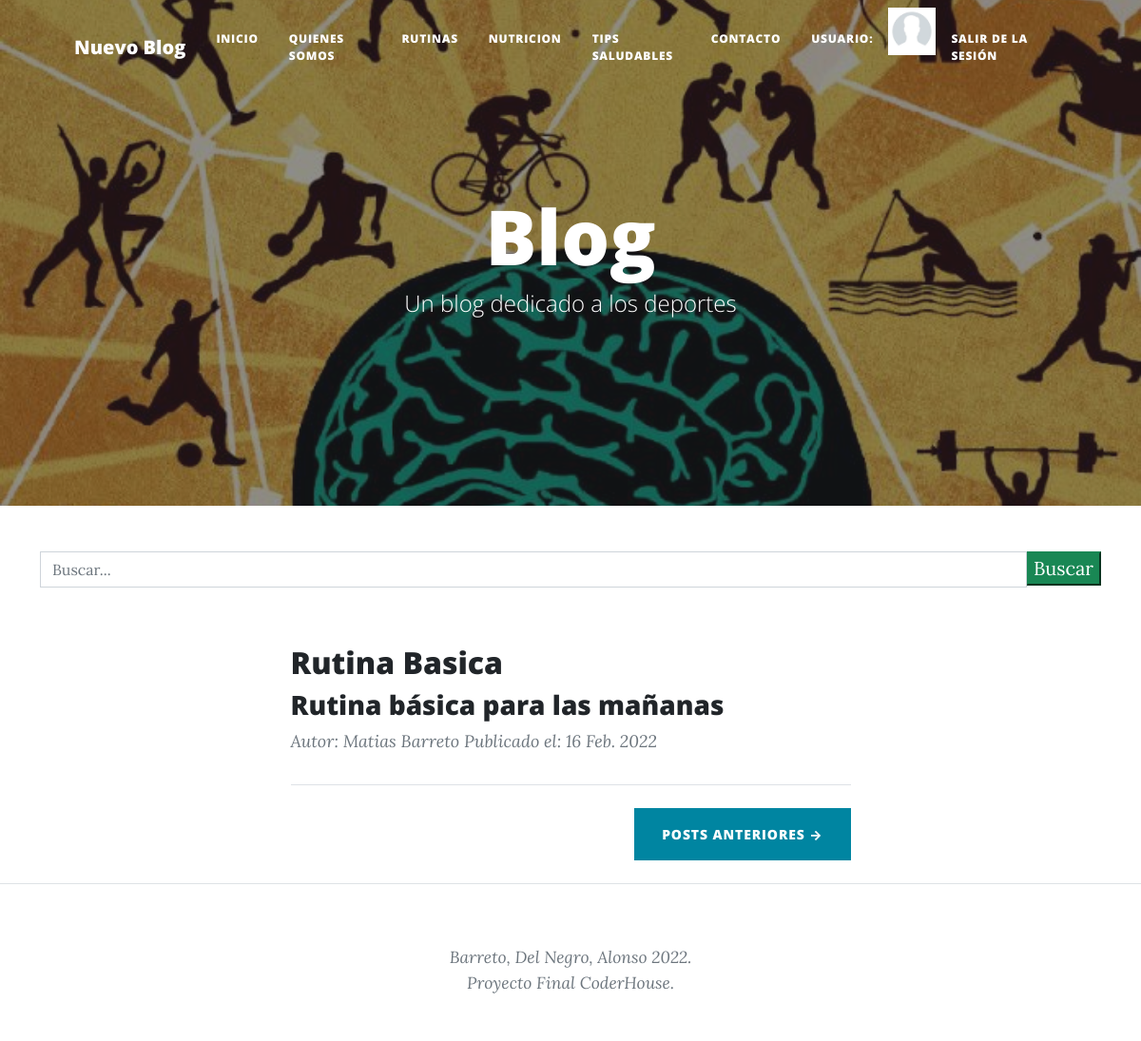
/, run on an earlier commit of the app's database.
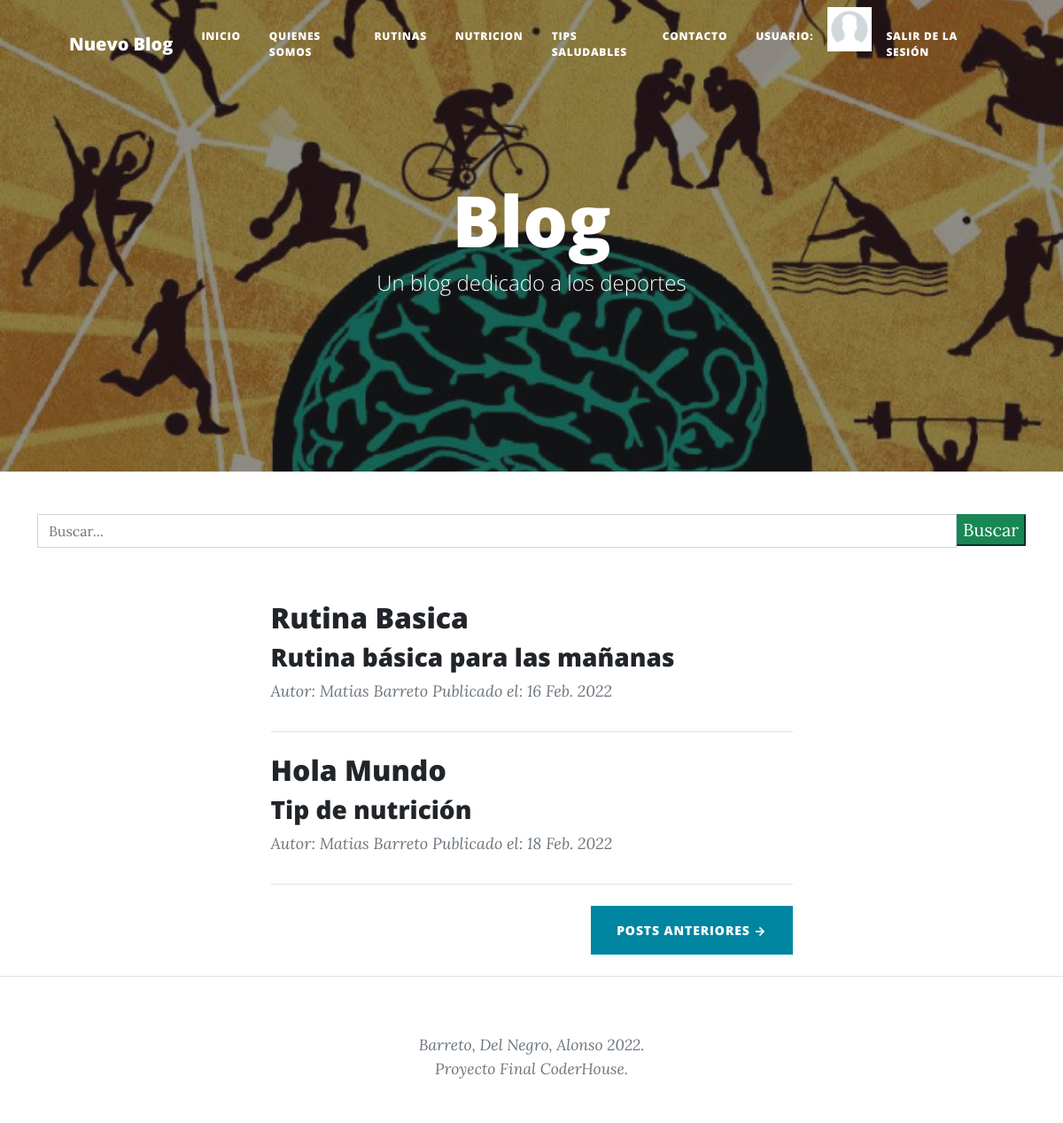
And on a later commit of the database.
### app_blog/models.py (models this page shows, shortened)
class Post(Model):
    id = models.AutoField(primary_key = True)
    titulo = models.CharField('Título', max_length = 100, blank = False, null = False)
    autor = models.ForeignKey(Autor, on_delete = models.CASCADE)
    categoria = models.ForeignKey(Categoria, on_delete=models.CASCADE)
    descripcion = models.CharField('Descripción', max_length=255, blank=False, null=False)
    contenido = RichTextField()
    imagen = models.URLField('Imagen', max_length=255, blank=False, null=False)
    slug = models.SlugField('Slug', max_length = 100, blank = False, null = False)
    estado = models.BooleanField('Publicado/No Publicado', default = True)
    fecha_creacion = models.DateField('Fecha de Creación', auto_now = False, auto_now_add = True)
    class Meta:
        verbose_name = 'Post'
        verbose_name_plural = "Posts"

class Autor(Model):
    id = models.AutoField(primary_key = True)
    nombre = models.CharField('Nombre', max_length = 255, null = False, blank = False)
    apellido = models.CharField('Apellido', max_length = 255, null = False, blank = False)
    twitter = models.URLField('Twitter', null = True, blank = True)
    web = models.URLField('Web Site', null = True, blank = True)
    email = models.EmailField ('E-mail', null = False, blank = False)
    estado = models.BooleanField('Autor Activo/Autor Inactivo', default = True)
    fecha_creacion = models.DateField('Fecha de Creación', auto_now = False, auto_now_add = True)
    class Meta:
        verbose_name = 'Autor'
        verbose_name_plural = 'Autores'
    def __str__(self):
        return f'Autor: {self.nombre} {self.apellido}'

### app_blog/views.py (the view)
# urls.py: path('', home, name = 'index'),
def home(request):
    post = Post.objects.filter(estado = True)
    queryset = request.GET.get("buscar")
    if queryset:
        post = Post.objects.filter(
            Q(titulo__icontains = queryset) |
            Q(descripcion__icontains=queryset)
        ).distinct()
        return render(request, "posteos.html", {"poste": post, "query": queryset})
    avatares = Avatar.objects.filter(user=request.user.id)
    if avatares:
        avatar_url = avatares.last().imagen.url
    else:
        avatar_url = ''
    return render(request, 'index.html', {'avatar_url': avatar_url, 'post': post})

### templates/index.html (shortened to what this page needs)
{% extends "padre.html" %}
{% load static %}
{% block titulos_secciones %}
Blog
{% endblock titulos_secciones %}
{% block imagen_header %}
{% static 'app_blog/assets/img/index.jpg' %}
{% endblock imagen_header %}

### templates/padre.html (shortened to what this page needs)
<!DOCTYPE html>
<html lang="es">
{% load static %}
    <head>
        <link href="{% static 'app_blog/css/styles.css' %}" rel="stylesheet" />
    </head>
    <body>
        <nav class="navbar navbar-expand-lg navbar-light" id="mainNav">
            <div class="container px-4 px-lg-5">
                <a class="navbar-brand" href="{% url 'index' %}">Nuevo Blog</a>
                <div class="collapse navbar-collapse" id="navbarResponsive">
                    <ul class="navbar-nav ms-auto py-4 py-lg-0">
                        <li class="nav-item"><a class="nav-link px-lg-3 py-3 py-lg-4" href="{% url 'index' %}">Inicio</a></li>
                        <li class="nav-item"><a class="nav-link px-lg-3 py-3 py-lg-4" href="{% url 'about' %}">Quienes somos</a></li>
                        <li class="nav-item"><a class="nav-link px-lg-3 py-3 py-lg-4" href="{% url 'rutinas' %}">Rutinas</a></li>
                        <li class="nav-item"><a class="nav-link px-lg-3 py-3 py-lg-4" href="{% url 'nutricion' %}">Nutricion</a></li>
                        <li class="nav-item"><a class="nav-link px-lg-3 py-3 py-lg-4" href="{% url 'saludable' %}">Tips saludables</a></li>
                        <li class="nav-item"><a class="nav-link px-lg-3 py-3 py-lg-4" href="{% url 'contacto' %}">Contacto</a></li>
                        <li class="nav-item"><a class="nav-link px-lg-3 py-3 py-lg-4" href="{% url 'editar_perfil' %}">Usuario: {{user.username}}</a></li>
                        {% if avatar_url == '' %}
                        <li> <a href="{% url 'avatar_add' %}"><img src="{% static 'app_blog\assets\img\anonimo01.jpg' %}"height= "50px"/> </a></li>
                        {% else %}
                        <li> <a href="{% url 'avatar_add' %}"><img src="{{avatar_url}}"height= "50px"/> </a></li>
                        {% endif %}
                        <li class="nav-item"><a class="nav-link px-lg-3 py-3 py-lg-4" href="{% url 'logout' %}">Salir de la sesión</a></li>
                    </ul>
                </div>
            </div>
        </nav>
        <header class="masthead" style="background-image: url({% block imagen_header %}{% static 'app_blog/assets/img/home-bg.jpg' %}{% endblock imagen_header %})">
            <div class="container position-relative px-4 px-lg-5">
                <div class="row gx-4 gx-lg-5 justify-content-center">
                    <div class="col-md-10 col-lg-8 col-xl-7">
                        <div class="site-heading">
                            <h1>{% block titulos_secciones %}Nuevo Blog{% endblock titulos_secciones %}</h1>
                            {% block subtitulo %}<span class="subheading">Un blog dedicado a los deportes</span>{% endblock subtitulo %}
                        </div>
                    </div>
                </div>
            </div>
        </header>
{% block barra_busqueda %}
<div class ="container">
    <div class = "row">
        <div class="col-md-12 search">
            <form method="get">
                <div id ="custom-search-input">
                    <div class="input-group col-md-12">
                        <input type="text" class="form-control" placeholder="Buscar..." name="buscar" value = "{{ request.GET.buscar }}">
                        <span class="input-group-list">
                            <button type="submit" class="boton btn-success">Buscar</button>
                        </span>
                    </div>
                </div>
            </form>
        </div>
    </div>
</div>
{% endblock barra_busqueda %}
<br>
<br>
        <div class="container px-4 px-lg-5">
            <div class="row gx-4 gx-lg-5 justify-content-center">
                <div class="col-md-10 col-lg-8 col-xl-7">
                    {% block contenido %}
                    {% if post %}
                        {% for p in post %}
                            <div class="post-preview">
                                    <h2 class="post-title">{{p.titulo}}</h2>
                                    <h3 class="post-subtitle">{{p.descripcion}}</h3>
                                <p class="post-meta">
                                    {{p.autor}}
                                    Publicado el: {{p.fecha_creacion}}
                                </p>
                            </div>
                            <hr class="my-4" />
                        {% endfor %}
                    {% else %}
                        <h3>No existen posteos registrados en esta categoria.</h3>
                    {% endif %}
                    {% endblock contenido %}
                    {% block boton %}
                <div class="d-flex justify-content-end mb-4"><a class="btn btn-primary text-uppercase" href="#!">Posts Anteriores →</a></div>
                    {% endblock boton %}
                </div>
            </div>
        </div>
        <footer class="border-top">
            <div class="container px-4 px-lg-5">
                <div class="row gx-4 gx-lg-5 justify-content-center">
                    <div class="col-md-10 col-lg-8 col-xl-7">
                        <div class="small text-center text-muted fst-italic">Barreto, Del Negro, Alonso 2022.<br>Proyecto Final CoderHouse.</div>
                    </div>
                </div>
            </div>
        </footer>
    </body>
</html>

What changed in the data, as far as the page shows it:
added Post: titulo "Hola Mundo", descripcion "Tip de nutrición", autor "Autor: Matias Barreto", fecha_creacion "18 Feb. 2022"
